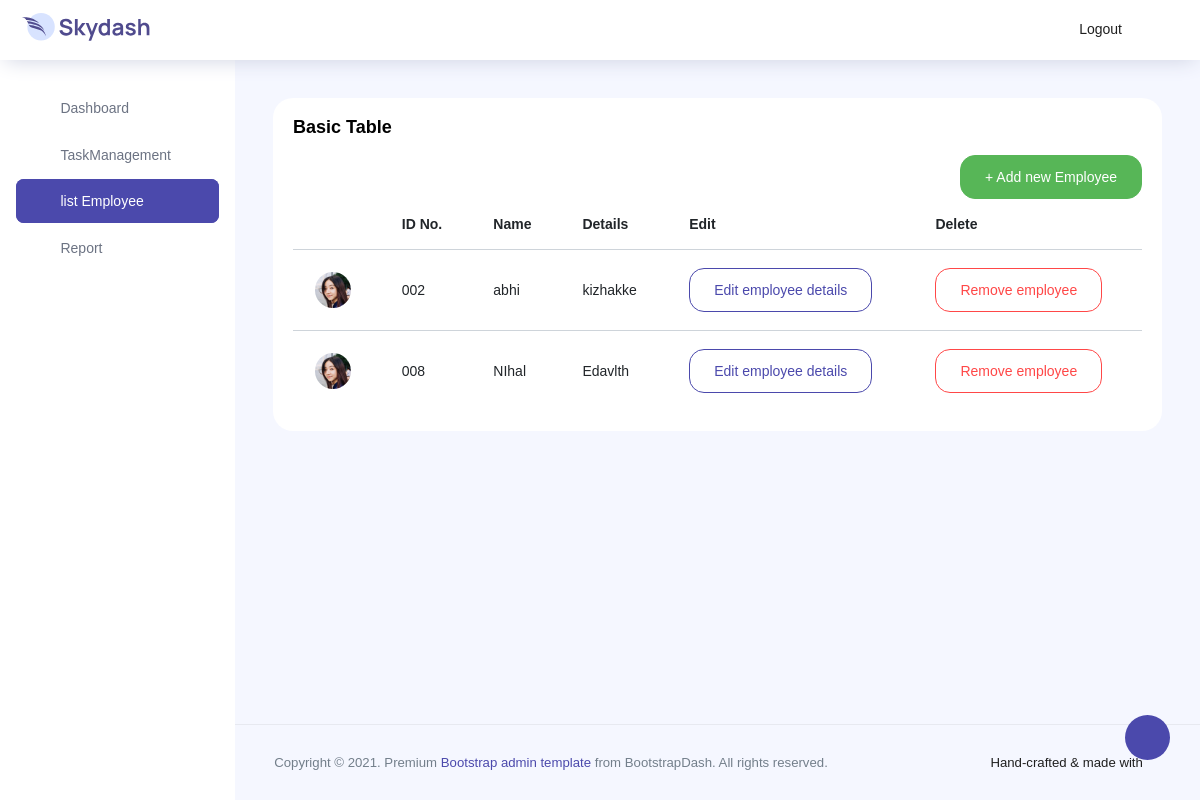
Page /listemp/ (signed in) on the earlier database version.
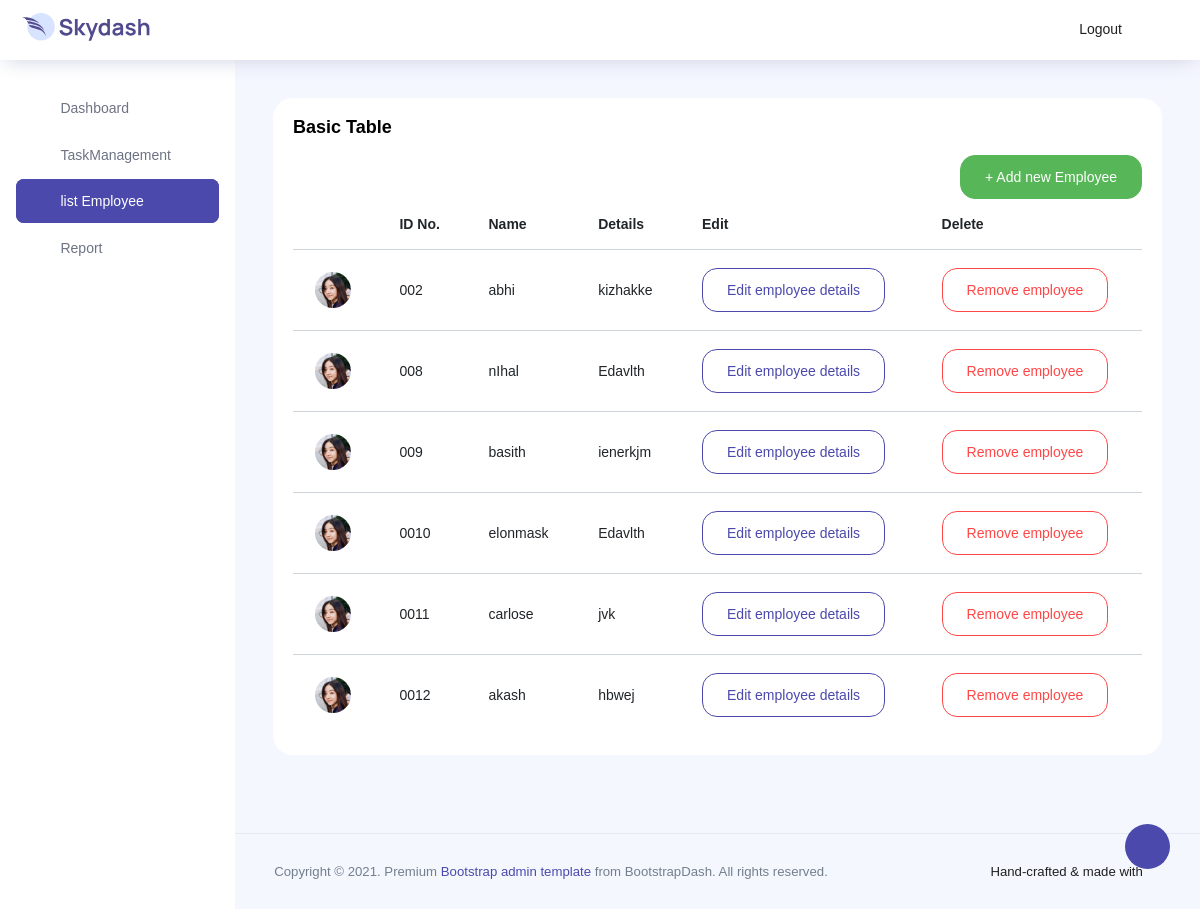
Same page on the later database version.
### todo/models.py (models this page shows, shortened)
class Employee(models.Model):
    class Meta:
        verbose_name = 'Employee'
        verbose_name_plural = 'Employees'
    name = models.CharField(max_length=100, null=False, blank=False)
    email=models.CharField(max_length=100, null=True, blank=True)
    phone=models.CharField(max_length=100, null=True, blank=True)
    addr=models.CharField(max_length=100, null=True, blank=True)
    details=models.TextField(null=True,blank=True)
    progress=models.CharField(max_length=200, null=True,blank=True)
    task=models.CharField(max_length=200, null=True,blank=True)
    tempc=models.CharField(max_length=100, null=True,blank=True)
    tempp=models.CharField(max_length=200, null=True,blank=True)
    tempt=models.CharField(max_length=200, null=True,blank=True)
    completed=models.CharField(max_length=100, null=True,blank=True)

### todo/views.py (the view)
# urls.py: path('listemp/',listemp,name='list'),
@login_required(login_url='login')
def listemp(request):
    emps = Employee.objects.all()
    context = {'emps': emps, }
    return render(request, 'listemp.html', context)

### todo/templates/listemp.html
{%extends 'index.html'%}
{%load static%}
{%block mainpanel%}
<nav class="sidebar sidebar-offcanvas" id="sidebar">
  <ul class="nav">
    <li class="nav-item">
      <a class="nav-link " href="{%url 'ind'%}">
        <i class="icon-grid menu-icon"></i>
        <span class="menu-title">Dashboard</span>
      </a>
    <li class="nav-item">
      <a class="nav-link" href="{% url 'manage' %}">
        <i class="icon-paper menu-icon"></i>
        <span class="menu-title">TaskManagement</span>
      </a>
    </li>
    <li class="nav-item active">
      <a class="nav-link" href="{% url 'list' %}">
        <i class="icon-paper  menu-icon"></i>
        <span class="menu-title">list Employee</span>
      </a>
    </li>
    <li class="nav-item ">
      <a class="nav-link" href="{% url 'rep' %}">
        <i class="icon-paper  menu-icon"></i>
        <span class="menu-title">Report</span>
      </a>
    </li>
  </ul>
</nav>
<div class="main-panel">
  <div class="content-wrapper">
    <div class="row">
      <div class="col-12 grid-margin stretch-card">
        <div class="card">
          <div class="card-body">
            <h4 class="card-title">Basic Table</h4>
            <a class="text-decoration-none" href="{% url 'add' %}"><button class="btn btn-success d-flex ml-auto">+ Add
                new Employee</button></a>
            <div class="table-responsive">
              <table class="table" id="tblData">
                <thead>
                  <tr>
                    <th>&nbsp;</th>
                    <th>ID No.</th>
                    <th>Name</th>
                    <th>Details</th>
                    <th>Edit</th>
                    <th>Delete</th>
                  </tr>
                </thead>
                <tbody>
                  {% for emp in emps%}
                  <tr>
                    <td class="py-1">
                      <img src="{%static 'assets/images/faces/face2.jpg' %}" alt="image" />
                    </td>
                    <td>00{{emp.id}}</td>
                    <td>{{emp.name}}</td>
                    <td>{{emp.details}}</td>
                    <td>
                      <a href="{%url 'edit' emp.id%}" class="btn btn-outline-primary">Edit employee details</a>
                    </td>
                    <td>
                      <a href="{%url 'delb' emp.id%}" class="btn btn-outline-danger">Remove employee</a>
                    </td>
                  </tr>
                  {%endfor%}
                </tbody>
              </table>
            </div>
          </div>
        </div>
      </div>
    </div>
  </div>
  <footer class="footer">
    <div class="d-sm-flex justify-content-center justify-content-sm-between">
      <span class="text-muted text-center text-sm-left d-block d-sm-inline-block">Copyright © 2021. Premium <a
          href="https://www.bootstrapdash.com/" target="_blank">Bootstrap admin template</a> from BootstrapDash.
        All rights reserved.</span>
      <span class="float-none float-sm-right d-block mt-1 mt-sm-0 text-center">Hand-crafted & made with <i
          class="ti-heart text-danger ml-1"></i></span>
    </div>
  </footer>
</div>
{%endblock mainpanel%}

### todo/templates/index.html (shortened to what this page needs)
<!DOCTYPE html>
<html lang="en">
{%load static%}
<head>
  <link rel="stylesheet" href="{%static 'assets/vendors/feather/feather.css' %}">
  <link rel="stylesheet" href="{%static 'assets/vendors/ti-icons/css/themify-icons.css' %}">
  <link rel="stylesheet" href="{%static 'assets/vendors/css/vendor.bundle.base.css' %}">
  <link rel="stylesheet" href="{%static 'assets/vendors/datatables.net-bs4/dataTables.bootstrap4.css' %}">
  <link rel="stylesheet" href="{%static 'assets/vendors/ti-icons/css/themify-icons.css' %}">
  <link rel="stylesheet" type="text/css" href="{%static 'assets/js/select.dataTables.min.css' %}">
  <link rel="stylesheet" href="{%static 'assets/css/vertical-layout-light/style.css' %}">
</head>
<body>
  <div class="container-scroller">
    <nav class="navbar col-lg-12 col-12 p-0 fixed-top d-flex flex-row">
      <div class="text-center navbar-brand-wrapper d-flex align-items-center justify-content-center">
        <a class="navbar-brand brand-logo mr-5" href="index.html"><img src="{%static 'assets/images/logo.svg' %}" class="mr-2" alt="logo"/></a>
      </div>
      <div class="navbar-menu-wrapper d-flex align-items-center justify-content-end">
        <button class="navbar-toggler navbar-toggler align-self-center" type="button" data-toggle="minimize">
          <span class="icon-menu"></span>
        </button>
        <ul class="navbar-nav navbar-nav-right">
          <li class="nav-item dropdown">
            <a class="dropdown-item">
              <i class="ti-power-off text-primary"></i>
              Logout
            </a>
          </li>
      </div>
    </nav>
    <div class="container-fluid page-body-wrapper">
      <div class="theme-setting-wrapper">
        <div id="settings-trigger"><i class="ti-settings"></i></div>
      </div>
      {%block mainpanel%}{%endblock%}
    </div>
  </div>
</body>
</html>

Differences in the rows shown:
changed Employee id 8: name "NIhal" → "nIhal"
added Employee: id "9", name "basith", details "ienerkjm"
added Employee: id "10", name "elonmask", details "Edavlth"
added Employee: id "11", name "carlose", details "jvk"
added Employee: id "12", name "akash", details "hbwej"
